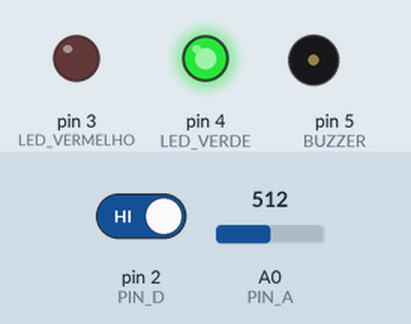
Recording of a sketch running on a simulated Arduino Uno, built with avr-gcc and run on an emulated ATmega328P. On the bench: output pins drawn as LEDs (lit = HIGH), buzzer (waves = sounding, pin HIGH). The inputs (shaded band) are chosen by the test bench; at power-on: pin 2 (PIN_D) HIGH, A0 (PIN_A) = 512. What the sketch prints to the serial monitor is not drawn.

Above: at 1.3 s.
1.4 s: pin 2 (PIN_D) driven LOW
At 2.7 s:
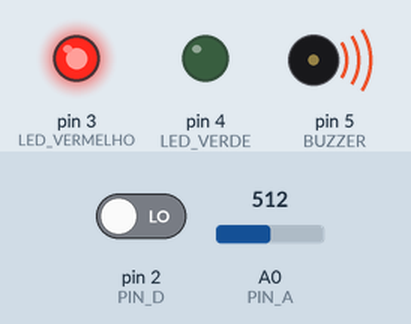
3.0 s: pin 2 (PIN_D) driven HIGH
At 4.0 s:
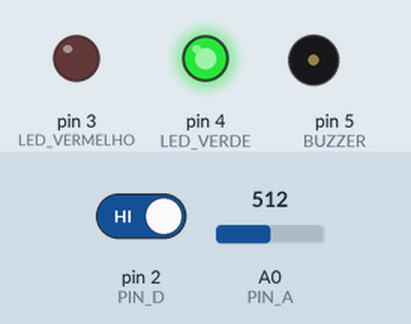
Timing chart, 0 to 6.0 s (numbered marks = the images above; inputs shaded):
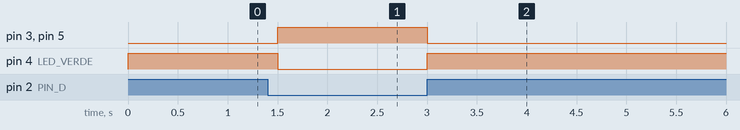

The sketch:

mq2.ino
```cpp
#define PIN_A A0
#define PIN_D 2
#define LED_VERMELHO 3
#define LED_VERDE 4
#define BUZZER 5

int analogico;
int digital;

void setup() {
   Serial.begin(9600);
   pinMode(PIN_A, INPUT);
   pinMode(PIN_D, INPUT);
   pinMode(LED_VERDE, OUTPUT);
   pinMode(LED_VERMELHO, OUTPUT);
   pinMode(BUZZER, OUTPUT);
}

void loop() {
   digital = digitalRead(PIN_D);
   analogico = analogRead(PIN_A);
   Serial.print(analogico);
   if(digital == 0){
     digitalWrite(BUZZER, HIGH);
     digitalWrite(LED_VERMELHO, HIGH);
     digitalWrite(LED_VERDE, LOW);
   }else{
     digitalWrite(BUZZER, LOW);
     digitalWrite(LED_VERMELHO, LOW);
     digitalWrite(LED_VERDE, HIGH);
     delay(500);
   }
}
```

Measured:
- after the input at 1.4 s, pin 3 (LED_VERMELHO), pin 5 (BUZZER): LOW → HIGH after 0.10 s; pin 4 (LED_VERDE): HIGH → LOW after 0.10 s
- after the input at 3.0 s, pin 3 (LED_VERMELHO), pin 5 (BUZZER): HIGH → LOW at once; pin 4 (LED_VERDE): LOW → HIGH at once
